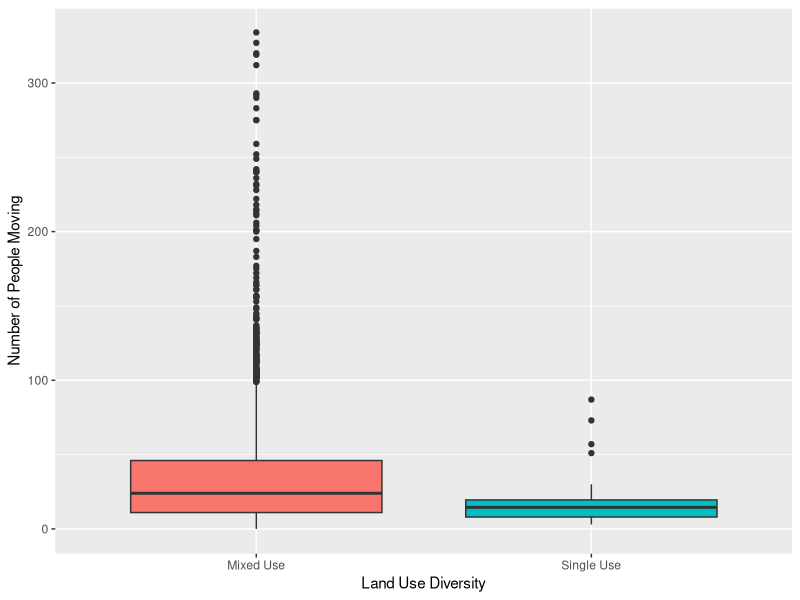

Reproduce this figure in R. (Note: this script raises an error after producing the figure.)
library(tidyverse)
library(vioplot)

# loading data
people_moving_df <- read.csv("Public_Life.csv")

locations_df <- read.csv("locations.csv")

unique(locations_df$location_character)

# isolating important rows
small_loc_df <- data.frame(locations_df$location_id, locations_df$location_line_typology_vehicular)

small_move_df <- data.frame(people_moving_df$unique_moving_id,  people_moving_df$moving_row_total, people_moving_df$moving_time_start, people_moving_df$moving_time_end, people_moving_df$location_id)

# changing column names
colnames(small_loc_df) <- c("location", "typology")

colnames(small_move_df) <- c("id", "total_count", "start", "end", "location")

# combining dataframes
new_df <- left_join(small_loc_df, small_move_df, 
                    by = join_by(location), 
                    multiple = "all")

# creating column to categorize neighborhood types

unique(new_df$typology)

new_df$classification <- ifelse(new_df$typology %in% c("Neighborhood Corridor", "Urban Village Neighborhood Access", "Urban Village Neighborhood", "Downtown Neighborhood", "Downtown", "Downtown Neighborhood Access", "Urban Center Connector", "Urban Village Main"), 1, 0)

# creating column for count per unit of time

new_df$start <- as.POSIXlt(new_df$start, format="%d/%m/%Y %I:%M:%S %p", tz = "UTC", na.rm = T)

new_df$end <- as.POSIXlt(new_df$end, format="%d/%m/%Y %I:%M:%S %p", tz = "UTC", na.rm = T)

new_df$duration <- as.numeric((new_df$end - new_df$start) / 60)

new_df$count_per_minute <- new_df$total_count / new_df$duration

# making a boxplot

new_df$land_use <- ifelse(new_df$classification == 1, "Mixed Use", "Single Use")

boxplot <- ggplot(new_df, aes(x = land_use, 
                              y = total_count,
                              fill = land_use), na.rm = TRUE) + 
  geom_boxplot() +
  xlab("Land Use Diversity") +
  ylab ("Number of People Moving") +
  theme(legend.position = "none")
boxplot

# making a violin plot

vioplot(new_df, 
        aes(x = ,
            y = total_count,
            fill = land_use), na.rm = TRUE)


# making a scatterplot 
# plot(new_df$land_use, df$total_count, na.rm = T,
#     xlab = "Land Use",
#    ylab = "Pedestrians Through the Space",
#    col = ifelse(new_df$land_use == 1, "green", "purple"))

# conducting main regression

model <- lm(total_count ~ classification, data = new_df)

summary(model)

plot(model)
